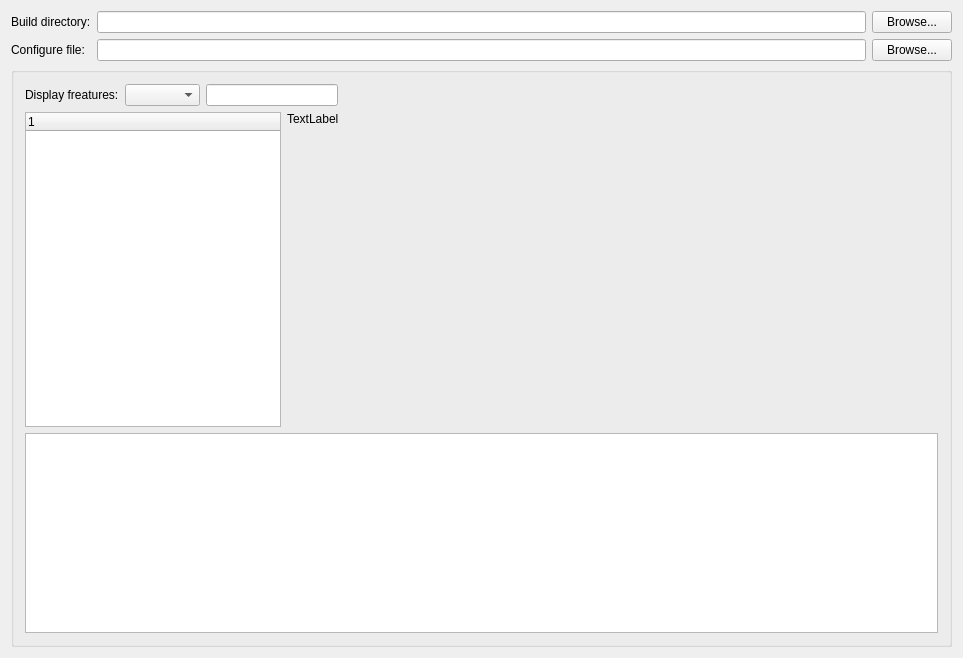
<?xml version="1.0" encoding="UTF-8"?>
<ui version="4.0">
 <class>MainWindow</class>
 <widget class="QMainWindow" name="MainWindow">
  <property name="geometry">
   <rect>
    <x>0</x>
    <y>0</y>
    <width>963</width>
    <height>658</height>
   </rect>
  </property>
  <property name="windowTitle">
   <string>MainWindow</string>
  </property>
  <widget class="QWidget" name="centralWidget">
   <layout class="QGridLayout" name="gridLayout_2">
    <item row="0" column="0">
     <layout class="QGridLayout" name="gridLayout">
      <item row="0" column="0">
       <widget class="QLabel" name="label">
        <property name="text">
         <string>Build directory:</string>
        </property>
       </widget>
      </item>
      <item row="0" column="1">
       <widget class="QLineEdit" name="lineEdit_BildDir"/>
      </item>
      <item row="0" column="2">
       <widget class="QPushButton" name="pushBtn_BrowseBildDir">
        <property name="text">
         <string>Browse...</string>
        </property>
       </widget>
      </item>
      <item row="1" column="0">
       <widget class="QLabel" name="label_2">
        <property name="text">
         <string>Configure file:</string>
        </property>
       </widget>
      </item>
      <item row="1" column="1">
       <widget class="QLineEdit" name="lineEdit_Config"/>
      </item>
      <item row="1" column="2">
       <widget class="QPushButton" name="pushBtn_BrowseConfig">
        <property name="text">
         <string>Browse...</string>
        </property>
       </widget>
      </item>
      <item row="2" column="0" colspan="3">
       <widget class="QGroupBox" name="groupBox">
        <property name="minimumSize">
         <size>
          <width>0</width>
          <height>200</height>
         </size>
        </property>
        <property name="title">
         <string/>
        </property>
        <layout class="QGridLayout" name="gridLayout_4">
         <item row="0" column="0">
          <layout class="QGridLayout" name="gridLayout_3">
           <item row="0" column="0">
            <widget class="QLabel" name="label_3">
             <property name="text">
              <string>Display freatures:</string>
             </property>
            </widget>
           </item>
           <item row="0" column="1">
            <widget class="QComboBox" name="comboDisType"/>
           </item>
           <item row="0" column="2" colspan="2">
            <widget class="QLineEdit" name="lineEdit_filterName"/>
           </item>
           <item row="0" column="4">
            <spacer name="horizontalSpacer">
             <property name="orientation">
              <enum>Qt::Horizontal</enum>
             </property>
             <property name="sizeHint" stdset="0">
              <size>
               <width>40</width>
               <height>20</height>
              </size>
             </property>
            </spacer>
           </item>
           <item row="1" column="3" colspan="2">
            <widget class="QLabel" name="label_info">
             <property name="text">
              <string>TextLabel</string>
             </property>
             <property name="alignment">
              <set>Qt::AlignLeading|Qt::AlignLeft|Qt::AlignTop</set>
             </property>
            </widget>
           </item>
           <item row="1" column="0" colspan="3">
            <widget class="QTreeWidget" name="treeWidget">
             <column>
              <property name="text">
               <string notr="true">1</string>
              </property>
             </column>
            </widget>
           </item>
          </layout>
         </item>
         <item row="1" column="0">
          <widget class="QListWidget" name="listWidget_log">
           <property name="maximumSize">
            <size>
             <width>16777215</width>
             <height>200</height>
            </size>
           </property>
          </widget>
         </item>
        </layout>
       </widget>
      </item>
     </layout>
    </item>
   </layout>
  </widget>
 </widget>
 <layoutdefault spacing="6" margin="11"/>
 <resources/>
 <connections/>
</ui>
